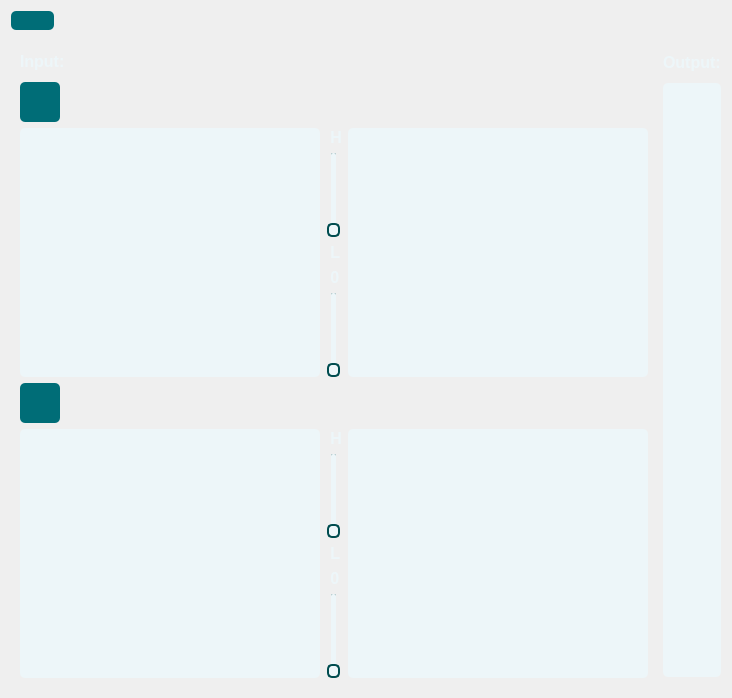
          <widget class="QWidget" name="page_2">
           <layout class="QGridLayout" name="gridLayout_4">
            <item row="1" column="1">
             <layout class="QGridLayout" name="gridLayout_2">
              <item row="0" column="0">
               <widget class="QWidget" name="widget_9" native="true">
                <layout class="QGridLayout" name="gridLayout_3">
                 <item row="3" column="0">
                  <widget class="QWidget" name="widget_21" native="true">
                   <property name="minimumSize">
                    <size>
                     <width>300</width>
                     <height>0</height>
                    </size>
                   </property>
                   <property name="styleSheet">
                    <string notr="true">background-color:#edf6f9;
border-radius: 5px;</string>
                   </property>
                   <layout class="QVBoxLayout" name="verticalLayout_53">
                    <item>
                     <layout class="QVBoxLayout" name="input_1">
                      <property name="bottomMargin">
                       <number>10</number>
                      </property>
                     </layout>
                    </item>
                   </layout>
                  </widget>
                 </item>
                 <item row="6" column="0">
                  <widget class="QWidget" name="widget_23" native="true">
                   <property name="styleSheet">
                    <string notr="true">background-color:#edf6f9;
border-radius: 5px;</string>
                   </property>
                   <layout class="QVBoxLayout" name="verticalLayout_55">
                    <item>
                     <layout class="QVBoxLayout" name="input_2"/>
                    </item>
                   </layout>
                  </widget>
                 </item>
                 <item row="0" column="0">
                  <widget class="QLabel" name="label_16">
                   <property name="minimumSize">
                    <size>
                     <width>0</width>
                     <height>30</height>
                    </size>
                   </property>
                   <property name="maximumSize">
                    <size>
                     <width>16777215</width>
                     <height>30</height>
                    </size>
                   </property>
                   <property name="styleSheet">
                    <string notr="true">
color:#edf6f9;
font-size: 16px;
font-weight:500;
border:none;</string>
                   </property>
                   <property name="text">
                    <string>Input:</string>
                   </property>
                  </widget>
                 </item>
                 <item row="6" column="2">
                  <widget class="QWidget" name="widget_24" native="true">
                   <property name="styleSheet">
                    <string notr="true">background-color:#edf6f9;
border-radius: 5px;</string>
                   </property>
                   <layout class="QVBoxLayout" name="verticalLayout_56">
                    <item>
                     <layout class="QVBoxLayout" name="output_2"/>
                    </item>
                   </layout>
                  </widget>
                 </item>
                 <item row="3" column="1">
                  <layout class="QVBoxLayout" name="verticalLayout_26">
                   <item>
                    <widget class="QLabel" name="label_24">
                     <property name="styleSheet">
                      <string notr="true">
color:#edf6f9;
font-size: 16px;
font-weight:500;
border:none;</string>
                     </property>
                     <property name="text">
                      <string> H</string>
                     </property>
                    </widget>
                   </item>
                   <item>
                    <widget class="QSlider" name="pass_filter_1">
                     <property name="styleSheet">
                      <string notr="true">QSlider {
    border: none;  /* Ensure no border is applied to the entire slider */
    background: transparent;  /* Avoid unwanted background effects */
}

QSlider::groove:vertical {
    border: none;  /* Remove the border */
    background: #004c4f;  /* Groove color */
    width: 5px;
    border-radius: 1.5px;
}

QSlider::sub-page:vertical {
    background: #edf6f9;  /* Light teal progress */
    border: none;  /* Remove any unintended borders */
    width: 3px;
    border-radius: 1.5px;
}

QSlider::add-page:vertical {
    background: #ffffff;  /* White for remaining track */
    border: none;  /* Remove any unintended borders */
    width: 3px;
    border-radius: 1.5px;
}

QSlider::handle:vertical {
    background: #edf6f9;  /* Light teal handle */
    border: 2px solid #004c4f;  /* Dark teal border */
    width: 10px;   /* Adjusted size */
    height: 10px;  /* Adjusted size */
    border-radius: 5px;  /* Keeps it rounded */
    margin: 0 -4px;  /* Centering the handle */
}

QSlider::handle:vertical:hover {
    background: #b0d0c4; /* Light teal-gray for hover effect */
}

QSlider::handle:vertical:pressed {
    background: #8ca8a0; /* Slightly darker teal-gray for pressed effect */
}
</string>
                     </property>
                     <property name="orientation">
                      <enum>Qt::Vertical</enum>
                     </property>
                    </widget>
                   </item>
                   <item>
                    <widget class="QLabel" name="label_23">
                     <property name="styleSheet">
                      <string notr="true">
color:#edf6f9;
font-size: 16px;
font-weight:500;
border:none;</string>
                     </property>
                     <property name="text">
                      <string> L</string>
                     </property>
                    </widget>
                   </item>
                   <item>
                    <widget class="QLabel" name="value_label_1">
                     <property name="styleSheet">
                      <string notr="true">
color:#edf6f9;
font-size: 16px;
font-weight:500;
border:none;</string>
                     </property>
                     <property name="text">
                      <string> 0</string>
                     </property>
                    </widget>
                   </item>
                   <item>
                    <widget class="QSlider" name="verticalSlider_3">
                     <property name="styleSheet">
                      <string notr="true">QSlider {
    border: none;  /* Ensure no border is applied to the entire slider */
    background: transparent;  /* Avoid unwanted background effects */
}

QSlider::groove:vertical {
    border: none;  /* Remove the border */
    background: #004c4f;  /* Groove color */
    width: 5px;
    border-radius: 1.5px;
}

QSlider::sub-page:vertical {
    background: #edf6f9;  /* Light teal progress */
    border: none;  /* Remove any unintended borders */
    width: 3px;
    border-radius: 1.5px;
}

QSlider::add-page:vertical {
    background: #ffffff;  /* White for remaining track */
    border: none;  /* Remove any unintended borders */
    width: 3px;
    border-radius: 1.5px;
}

QSlider::handle:vertical {
    background: #edf6f9;  /* Light teal handle */
    border: 2px solid #004c4f;  /* Dark teal border */
    width: 10px;   /* Adjusted size */
    height: 10px;  /* Adjusted size */
    border-radius: 5px;  /* Keeps it rounded */
    margin: 0 -4px;  /* Centering the handle */
}

QSlider::handle:vertical:hover {
    background: #b0d0c4; /* Light teal-gray for hover effect */
}

QSlider::handle:vertical:pressed {
    background: #8ca8a0; /* Slightly darker teal-gray for pressed effect */
}
</string>
                     </property>
                     <property name="orientation">
                      <enum>Qt::Vertical</enum>
                     </property>
                    </widget>
                   </item>
                  </layout>
                 </item>
                 <item row="4" column="0">
                  <widget class="QPushButton" name="browse_2">
                   <property name="minimumSize">
                    <size>
                     <width>0</width>
                     <height>40</height>
                    </size>
                   </property>
                   <property name="maximumSize">
                    <size>
                     <width>40</width>
                     <height>16777215</height>
                    </size>
                   </property>
                   <property name="styleSheet">
                    <string notr="true">background-color:#006d77;
border-radius: 5px;
color:#006d77;
font-size: 16px;
font-weight:500;</string>
                   </property>
                   <property name="text">
                    <string/>
                   </property>
                   <property name="icon">
                    <iconset>
                     <normaloff>icons_setup/icons/image-.png</normaloff>icons_setup/icons/image-.png</iconset>
                   </property>
                   <property name="iconSize">
                    <size>
                     <width>25</width>
                     <height>25</height>
                    </size>
                   </property>
                  </widget>
                 </item>
                 <item row="6" column="1">
                  <layout class="QVBoxLayout" name="verticalLayout_27">
                   <item>
                    <widget class="QLabel" name="label_25">
                     <property name="styleSheet">
                      <string notr="true">
color:#edf6f9;
font-size: 16px;
font-weight:500;
border:none;</string>
                     </property>
                     <property name="text">
                      <string> H</string>
                     </property>
                    </widget>
                   </item>
                   <item>
                    <widget class="QSlider" name="pass_filter_2">
                     <property name="styleSheet">
                      <string notr="true">QSlider {
    border: none;  /* Ensure no border is applied to the entire slider */
    background: transparent;  /* Avoid unwanted background effects */
}

QSlider::groove:vertical {
    border: none;  /* Remove the border */
    background: #004c4f;  /* Groove color */
    width: 5px;
    border-radius: 1.5px;
}

QSlider::sub-page:vertical {
    background: #edf6f9;  /* Light teal progress */
    border: none;  /* Remove any unintended borders */
    width: 3px;
    border-radius: 1.5px;
}

QSlider::add-page:vertical {
    background: #ffffff;  /* White for remaining track */
    border: none;  /* Remove any unintended borders */
    width: 3px;
    border-radius: 1.5px;
}

QSlider::handle:vertical {
    background: #edf6f9;  /* Light teal handle */
    border: 2px solid #004c4f;  /* Dark teal border */
    width: 10px;   /* Adjusted size */
    height: 10px;  /* Adjusted size */
    border-radius: 5px;  /* Keeps it rounded */
    margin: 0 -4px;  /* Centering the handle */
}

QSlider::handle:vertical:hover {
    background: #b0d0c4; /* Light teal-gray for hover effect */
}

QSlider::handle:vertical:pressed {
    background: #8ca8a0; /* Slightly darker teal-gray for pressed effect */
}
</string>
                     </property>
                     <property name="orientation">
                      <enum>Qt::Vertical</enum>
                     </property>
                    </widget>
                   </item>
                   <item>
                    <widget class="QLabel" name="label_26">
                     <property name="styleSheet">
                      <string notr="true">
color:#edf6f9;
font-size: 16px;
font-weight:500;
border:none;</string>
                     </property>
                     <property name="text">
                      <string> L</string>
                     </property>
                    </widget>
                   </item>
                   <item>
                    <widget class="QLabel" name="value_label_2">
                     <property name="styleSheet">
                      <string notr="true">
color:#edf6f9;
font-size: 16px;
font-weight:500;
border:none;</string>
                     </property>
                     <property name="text">
                      <string> 0</string>
                     </property>
                    </widget>
                   </item>
                   <item>
                    <widget class="QSlider" name="value_slider_2">
                     <property name="styleSheet">
                      <string notr="true">QSlider {
    border: none;  /* Ensure no border is applied to the entire slider */
    background: transparent;  /* Avoid unwanted background effects */
}

QSlider::groove:vertical {
    border: none;  /* Remove the border */
    background: #004c4f;  /* Groove color */
    width: 5px;
    border-radius: 1.5px;
}

QSlider::sub-page:vertical {
    background: #edf6f9;  /* Light teal progress */
    border: none;  /* Remove any unintended borders */
    width: 3px;
    border-radius: 1.5px;
}

QSlider::add-page:vertical {
    background: #ffffff;  /* White for remaining track */
    border: none;  /* Remove any unintended borders */
    width: 3px;
    border-radius: 1.5px;
}

QSlider::handle:vertical {
    background: #edf6f9;  /* Light teal handle */
    border: 2px solid #004c4f;  /* Dark teal border */
    width: 10px;   /* Adjusted size */
    height: 10px;  /* Adjusted size */
    border-radius: 5px;  /* Keeps it rounded */
    margin: 0 -4px;  /* Centering the handle */
}

QSlider::handle:vertical:hover {
    background: #b0d0c4; /* Light teal-gray for hover effect */
}

QSlider::handle:vertical:pressed {
    background: #8ca8a0; /* Slightly darker teal-gray for pressed effect */
}
</string>
                     </property>
                     <property name="orientation">
                      <enum>Qt::Vertical</enum>
                     </property>
                    </widget>
                   </item>
                  </layout>
                 </item>
                 <item row="3" column="2">
                  <widget class="QWidget" name="widget_22" native="true">
                   <property name="minimumSize">
                    <size>
                     <width>300</width>
                     <height>0</height>
                    </size>
                   </property>
                   <property name="styleSheet">
                    <string notr="true">background-color:#edf6f9;
border-radius: 5px;</string>
                   </property>
                   <layout class="QVBoxLayout" name="verticalLayout_54">
                    <item>
                     <layout class="QVBoxLayout" name="output_1">
                      <property name="bottomMargin">
                       <number>10</number>
                      </property>
                     </layout>
                    </item>
                   </layout>
                  </widget>
                 </item>
                 <item row="1" column="0">
                  <widget class="QPushButton" name="browse_1">
                   <property name="minimumSize">
                    <size>
                     <width>0</width>
                     <height>40</height>
                    </size>
                   </property>
                   <property name="maximumSize">
                    <size>
                     <width>40</width>
                     <height>16777215</height>
                    </size>
                   </property>
                   <property name="styleSheet">
                    <string notr="true">background-color:#006d77;
border-radius: 5px;
color:#006d77;
font-size: 16px;
font-weight:500;</string>
                   </property>
                   <property name="text">
                    <string/>
                   </property>
                   <property name="icon">
                    <iconset>
                     <normaloff>icons_setup/icons/image-.png</normaloff>icons_setup/icons/image-.png</iconset>
                   </property>
                   <property name="iconSize">
                    <size>
                     <width>25</width>
                     <height>25</height>
                    </size>
                   </property>
                  </widget>
                 </item>
                </layout>
               </widget>
              </item>
             </layout>
            </item>
            <item row="1" column="2">
             <layout class="QVBoxLayout" name="verticalLayout_3">
              <item>
               <layout class="QVBoxLayout" name="verticalLayout_30">
                <property name="topMargin">
                 <number>10</number>
                </property>
                <property name="bottomMargin">
                 <number>10</number>
                </property>
                <item>
                 <widget class="QLabel" name="label_17">
                  <property name="maximumSize">
                   <size>
                    <width>16777215</width>
                    <height>30</height>
                   </size>
                  </property>
                  <property name="styleSheet">
                   <string notr="true">
color:#edf6f9;
font-size: 16px;
font-weight:500;
border:none;</string>
                  </property>
                  <property name="text">
                   <string>Output:</string>
                  </property>
                 </widget>
                </item>
                <item>
                 <widget class="QWidget" name="widget_19" native="true">
                  <property name="styleSheet">
                   <string notr="true">background-color:#edf6f9;
border-radius: 5px;</string>
                  </property>
                  <layout class="QVBoxLayout" name="verticalLayout_43">
                   <item>
                    <layout class="QVBoxLayout" name="final_output"/>
                   </item>
                  </layout>
                 </widget>
                </item>
               </layout>
              </item>
             </layout>
            </item>
            <item row="0" column="1" colspan="2">
             <layout class="QHBoxLayout" name="horizontalLayout_13">
              <item>
               <widget class="QPushButton" name="pushButton_5">
                <property name="styleSheet">
                 <string notr="true">background-color:#006d77;
border-radius: 5px;
color:#006d77;
font-size: 16px;
font-weight:500;</string>
                </property>
                <property name="text">
                 <string/>
                </property>
                <property name="icon">
                 <iconset>
                  <normaloff>icons_setup/icons/arrow.png</normaloff>icons_setup/icons/arrow.png</iconset>
                </property>
                <property name="iconSize">
                 <size>
                  <width>30</width>
                  <height>30</height>
                 </size>
                </property>
               </widget>
              </item>
              <item>
               <spacer name="horizontalSpacer_3">
                <property name="orientation">
                 <enum>Qt::Horizontal</enum>
                </property>
                <property name="sizeHint" stdset="0">
                 <size>
                  <width>40</width>
                  <height>20</height>
                 </size>
                </property>
               </spacer>
              </item>
             </layout>
            </item>
           </layout>
          </widget>
